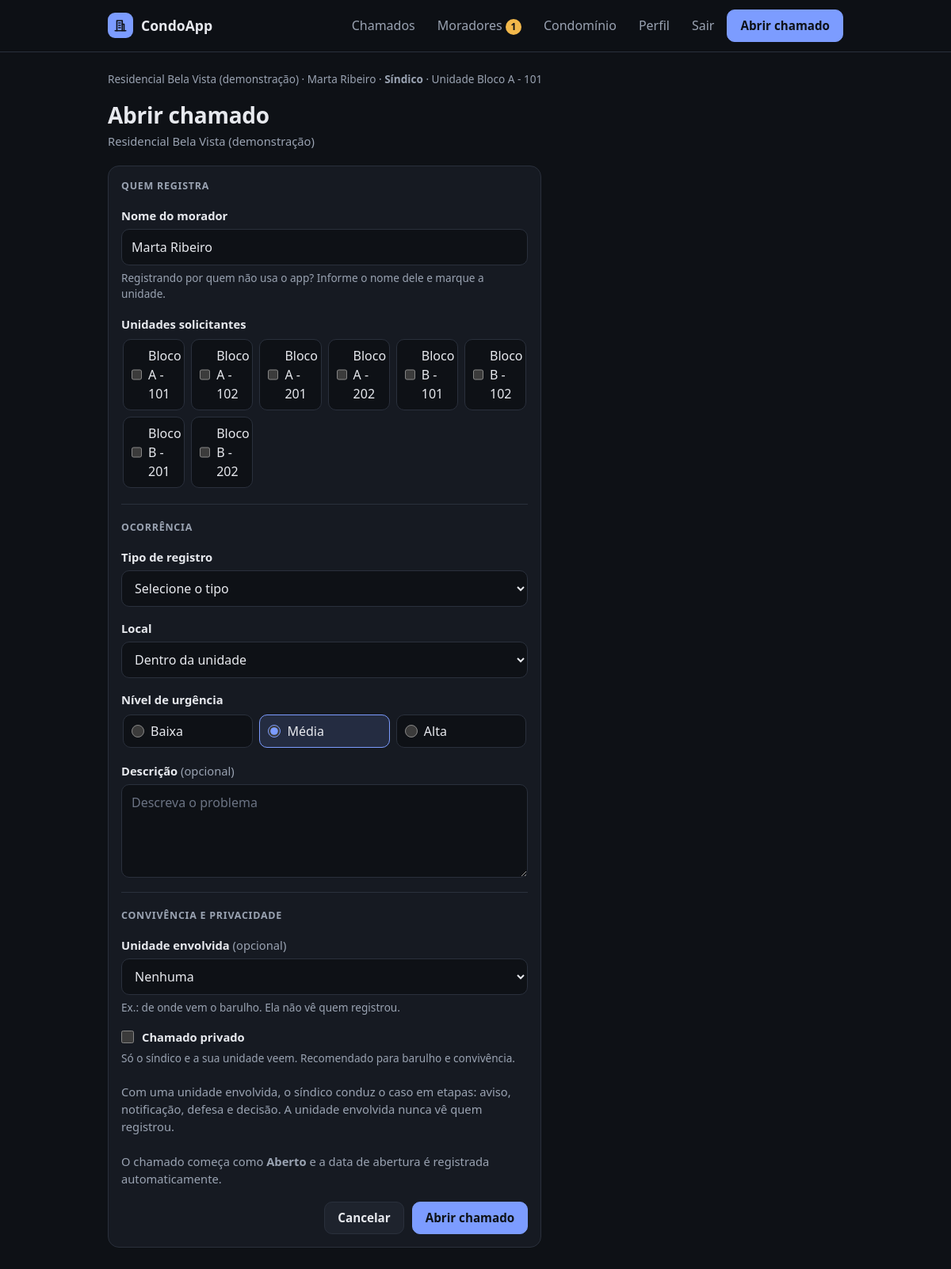
Screenshot of /chamados/novo/ (signed in) with the database file from the repository.
### core/models.py (models this page shows, shortened)
class Perfil(models.Model):
    SINDICO = "sindico"
    MORADOR = "morador"
    PAPEIS = [(SINDICO, "Síndico"), (MORADOR, "Morador")]
    usuario = models.OneToOneField(settings.AUTH_USER_MODEL, on_delete=models.CASCADE, related_name="perfil")
    condominio = models.ForeignKey(Condominio, on_delete=models.CASCADE, related_name="perfis")
    unidade = models.ForeignKey(
        Unidade, on_delete=models.SET_NULL, null=True, blank=True,
        related_name="moradores", verbose_name="unidade",
    )
    papel = models.CharField("perfil", max_length=10, choices=PAPEIS, default=MORADOR)
    telefone = models.CharField("telefone", max_length=20, blank=True)
    aprovado = models.BooleanField("aprovado pelo síndico", default=False)
    criado_em = models.DateTimeField("cadastrado em", auto_now_add=True)
    class Meta:
        ordering = ["usuario__first_name"]
        verbose_name = "perfil"
        verbose_name_plural = "perfis"
    @property
    def nome(self):
        return self.usuario.get_full_name() or self.usuario.email
    @property
    def eh_sindico(self):
        return self.papel == self.SINDICO

class Condominio(models.Model):
    nome = models.CharField("nome", max_length=100)
    endereco = models.CharField("endereço", max_length=200)
    numero_unidades = models.PositiveIntegerField(
        "número de casas/apartamentos",
        validators=[MinValueValidator(1), MaxValueValidator(500)],
    )
    codigo_convite = models.CharField("código de convite", max_length=20, unique=True, default=gerar_codigo_convite)
    criado_em = models.DateTimeField("criado em", auto_now_add=True)
    class Meta:
        ordering = ["nome"]
        verbose_name = "condomínio"
        verbose_name_plural = "condomínios"
    def __str__(self):
        return self.nome

class Unidade(models.Model):
    condominio = models.ForeignKey(Condominio, on_delete=models.CASCADE, related_name="unidades")
    identificador = models.CharField("identificador", max_length=30)
    class Meta:
        ordering = ["id"]
        verbose_name = "unidade"
        verbose_name_plural = "unidades"
        constraints = [
            models.UniqueConstraint(
                fields=["condominio", "identificador"], name="unidade_unica_por_condominio"
            )
        ]
    def __str__(self):
        return self.identificador

### core/views.py (the view, shortened to what this page needs)
# urls.py: path("chamados/novo/", views.chamado_novo, name="chamado_novo"),
@perfil_obrigatorio
def chamado_novo(request):
    perfil = request.perfil
    form = ChamadoForm(request.POST or None, perfil=perfil)
    parecidos = (
        Chamado.visiveis_para(perfil).filter(privado=False).exclude(status__in=ENCERRADOS)
        .prefetch_related("afetados")[:30]
    )
    return render(request, "core/chamado_form.html", {"form": form, "parecidos": parecidos})

### core/acesso.py (called while the page is built)
def perfil_obrigatorio(view):
    @wraps(view)
    def interna(request, *args, **kwargs):
        user = request.user
        if not user.is_authenticated:
            return redirect_to_login(request.get_full_path())
        perfil = getattr(user, "perfil", None)
        if perfil is None:
            if user.is_staff:
                return redirect("admin:index")
            logout(request)
            messages.error(request, "Esta conta não está ligada a nenhum condomínio.")
            return redirect("entrar")
        if not perfil.aprovado:
            logout(request)
            messages.error(request, "Seu cadastro ainda aguarda a aprovação do síndico.")
            return redirect("entrar")
        request.perfil = perfil
        return view(request, *args, **kwargs)
    return interna

### core/contexto.py (called while the page is built)
def perfil(request):
    user = getattr(request, "user", None)
    perfil = getattr(user, "perfil", None) if user and user.is_authenticated else None
    pendentes = 0
    if perfil and perfil.aprovado and perfil.eh_sindico:
        pendentes = Perfil.objects.filter(condominio=perfil.condominio_id, aprovado=False).count()
    return {"perfil": perfil, "pendentes": pendentes}

### core/models.py (called while the page is built, shortened)
    @classmethod
    def visiveis_para(cls, perfil):
        qs = cls.objects.filter(condominio=perfil.condominio)
        if perfil.eh_sindico:
            return qs

### core/templates/core/chamado_form.html (shortened to what this page needs)
{% extends "core/base.html" %}
{% block conteudo %}
<div class="cabecalho-pagina">
  <div>
    <h1>Abrir chamado</h1>
    <p class="sutil">{{ perfil.condominio.nome }}{% if not perfil.eh_sindico %} · Unidade {{ perfil.unidade|default:"—" }} · {{ perfil.nome }}{% endif %}</p>
  </div>
</div>
<div class="grade-form">
<form method="post" class="cartao formulario">
  {% if perfil.eh_sindico %}
  <fieldset class="grupo">
    <legend>Quem registra</legend>
    {% include "core/_campo.html" with campo=form.solicitante_nome %}
    {% include "core/_campo.html" with campo=form.unidades %}
  </fieldset>
  {% endif %}
  <fieldset class="grupo">
    <legend>Ocorrência</legend>
    {% include "core/_campo.html" with campo=form.tipo %}
    {% include "core/_campo.html" with campo=form.local %}
    {% include "core/_campo.html" with campo=form.urgencia %}
    {% include "core/_campo.html" with campo=form.descricao %}
  </fieldset>
  <fieldset class="grupo">
    <legend>Convivência e privacidade</legend>
    {% include "core/_campo.html" with campo=form.unidade_envolvida %}
    {% include "core/_caixa.html" with campo=form.privado rotulo="Chamado privado" %}
    <p class="sutil">Com uma unidade envolvida, o síndico conduz o caso em etapas: aviso, notificação, defesa e decisão. A unidade envolvida nunca vê quem registrou.</p>
  </fieldset>
  <p class="sutil">O chamado começa como <strong>Aberto</strong> e a data de abertura é registrada automaticamente.</p>
  <div class="acoes">
    <a class="botao" href="{% url 'chamado_lista' %}">Cancelar</a>
    <button type="submit" class="botao botao-primario">Abrir chamado</button>
  </div>
</form>
</div>
{% endblock %}

### core/templates/core/base.html (shortened to what this page needs)
{% load static %}<!doctype html>
<html lang="pt-br">
<head>
  <link rel="stylesheet" href="{% static 'core/style.css' %}">
</head>
<body>
  <header class="topo">
    <div class="topo-interno">
      <a class="marca" href="{% url 'inicio' %}">
        <span class="marca-icone" aria-hidden="true">
          <svg viewBox="0 0 24 24" width="18" height="18" fill="none" stroke="currentColor" stroke-width="2.2" stroke-linecap="round" stroke-linejoin="round"><path d="M6 21V4h9v17"/><path d="M15 10h3v11"/><path d="M3 21h18"/><path d="M9 8h3M9 12h3M9 16h3"/></svg>
        </span>
        CondoApp
      </a>
      {% if perfil and perfil.aprovado %}
      {% with pagina=request.resolver_match.url_name %}
      <nav class="menu" aria-label="Principal">
        <a href="{% url 'chamado_lista' %}"{% if pagina in "chamado_lista chamado_detalhe chamado_editar" %} aria-current="page"{% endif %}>Chamados</a>
        {% if perfil.eh_sindico %}
          <a href="{% url 'moradores' %}">Moradores{% if pendentes %} <span class="contador" title="Cadastros aguardando aprovação">{{ pendentes }}</span>{% endif %}</a>
          <a href="{% url 'condominio' %}"{% if pagina in "condominio unidades" %} aria-current="page"{% endif %}>Condomínio</a>
        {% endif %}
        <a href="{% url 'meu_perfil' %}"{% if pagina == "meu_perfil" %} aria-current="page"{% endif %}>Perfil</a>
        <form method="post" action="{% url 'sair' %}" class="form-sair">
          <button type="submit" class="link-botao">Sair</button>
        </form>
        <a class="botao botao-primario" href="{% url 'chamado_novo' %}">Abrir chamado</a>
      </nav>
      {% endwith %}
      {% else %}
      <nav class="menu" aria-label="Conta">
        <a href="{% url 'entrar' %}">Entrar</a>
        <a class="botao botao-primario" href="{% url 'cadastro_sindico' %}">Cadastrar condomínio</a>
      </nav>
      {% endif %}
    </div>
  </header>
  <main class="conteudo">
    {% if perfil and perfil.aprovado %}
      <p class="contexto-usuario">{{ perfil.condominio }} · {{ perfil.nome }} · <strong>{{ perfil.get_papel_display }}</strong>{% if perfil.unidade %} · Unidade {{ perfil.unidade }}{% endif %}</p>
    {% endif %}
    {% block conteudo %}{% endblock %}
  </main>
</body>
</html>

### rows the page displays
Perfil: condominio "Residencial Bela Vista (demonstração)", nome "Marta Ribeiro", papel "Síndico", unidade "Bloco A - 101", condominio.nome "Residencial Bela Vista (demonstração)"

### other values shown
{{ pendentes }} "1"
{{ rotulo|default:campo.label }} "Chamado privado"
{{ campo.help_text }} "Só o síndico e a sua unidade veem. Recomendado para barulho e convivência."
